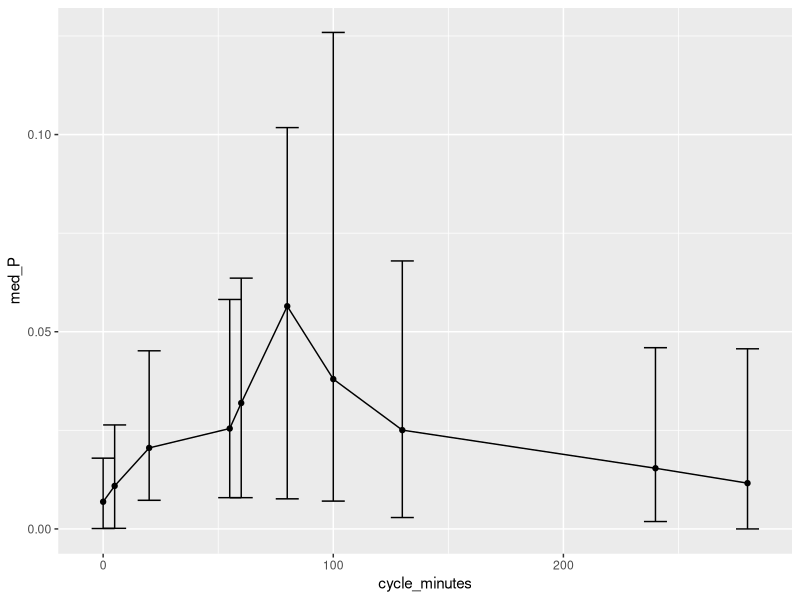
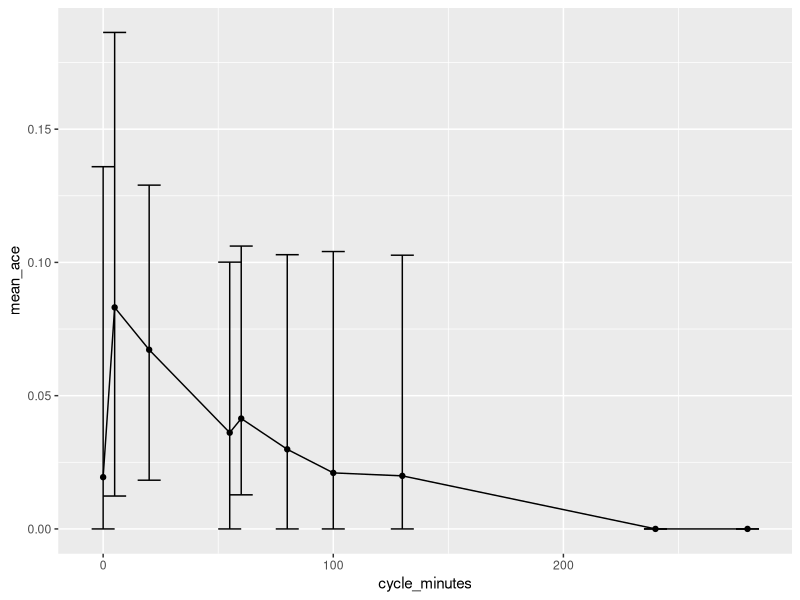
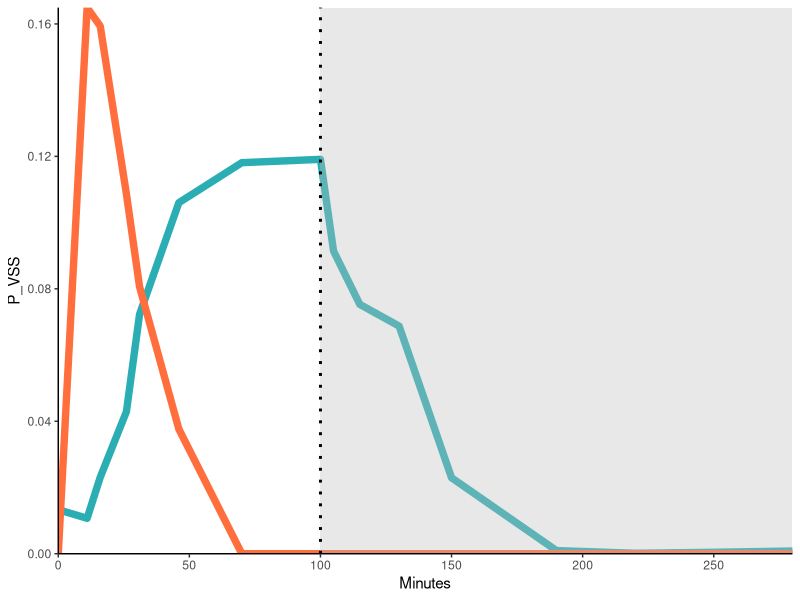
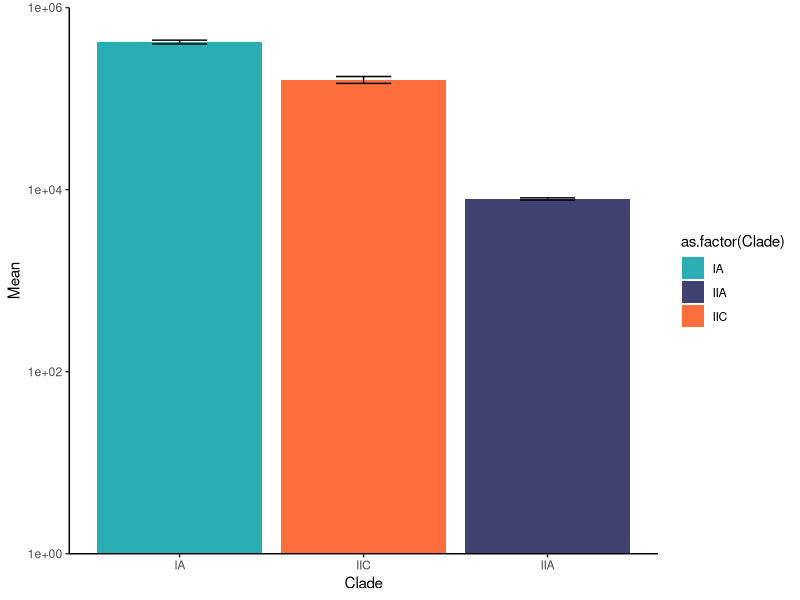

Recreate these plots in R, in order.
# R3R4 time series P/acetate data and clade abundance

library(tidyverse)

metadata <- read.csv("metadata/R3-chemical-metadata.csv")

# values normalized by VSS
metadata$VSS_TSS <- metadata$VSS / metadata$TSS
metadata$P_VSS <- metadata$P / metadata$VSS
metadata$ace_VSS <- metadata$Acetate / metadata$VSS

# Timepoints within the start of the cycle
cycle <- metadata %>% 
  filter(cycle_minutes >= 0)

# Get rid of negative P values and reformat dates
cycle_cleaned <- cycle %>% 
  filter(P >= 0)

# Get cycles that have more than 10 data entries (get rid of data entries that have small amount of P tests/acetate taken for that exact minute of the cycle)
good_cycle_minutes <- cycle_cleaned %>% 
  group_by(cycle_minutes) %>% 
  summarize(count=n()) %>% 
  filter(count > 10) %>% 
  pull(cycle_minutes)

# Group by cycle minute to get average, standard deviation
P_stats <- cycle_cleaned %>%
  filter(cycle_minutes %in% good_cycle_minutes) %>% 
  group_by(cycle_minutes) %>% 
  summarize(mean_P = mean(P_VSS), max_P = max(P_VSS), min_P = min(P_VSS), med_P = median(P_VSS))

# convert to dates to select days where acetate tests were performed (sum greater than 0)
cycle_cleaned$Date <- as.Date(cycle_cleaned$Date)
acetate_days <- aggregate(cycle_cleaned$ace_VSS, by=list(cycle_cleaned$Date), sum) %>% filter(x > 0) %>% pull(Group.1)

ace_stats <- cycle_cleaned %>% 
  filter(Date %in% acetate_days) %>%
  filter(cycle_minutes %in% good_cycle_minutes) %>%
  group_by(cycle_minutes) %>% 
  summarize(mean_ace = mean(ace_VSS), max_ace = max(ace_VSS), min_ace = min(ace_VSS), med_ace = median(ace_VSS))

# separate P and Acetate plots for all sampling days across reactor operation

P_stats %>% ggplot(aes(x=cycle_minutes, y=med_P)) + geom_line() + geom_point() + geom_errorbar(aes(ymin=min_P, ymax=max_P), width=10, position=position_dodge(1))

ace_stats %>% ggplot(aes(x=cycle_minutes, y=mean_ace)) + geom_point() + geom_line() + geom_errorbar(aes(ymin=min_ace, ymax=max_ace), width=10, position=position_dodge(1))

# Data for just the sampling day in question

normal <- read.csv("metadata/R3R4-normal-cycle-chemical-data.csv")

# Normalized by VSS
normal$VSS_TSS <- normal$VSS / normal$TSS
normal$P_VSS <- normal$P / normal$VSS
normal$ace_VSS <- normal$Acetate / normal$VSS

profile <- normal %>% ggplot(aes(x=Minutes)) + geom_line(aes(y=P_VSS), colour="#2BAEB3", size=2.5) + geom_line(aes(y=ace_VSS), colour="#FF6E3C", size=2.5) + scale_x_continuous(breaks=seq(0,280, by=50), expand=c(0,0)) + scale_y_continuous(breaks=seq(0, 0.20, by=0.04), expand=c(0,0)) + annotate(geom = "rect", xmin = 100, xmax = 280, ymin = 0, ymax = Inf, fill = "grey", alpha = 0.35) + geom_vline(xintercept=100, linetype="dotted", size=1) + theme_classic()

# qPCR data

clades <- read.csv("metadata/R3R4-accumulibacter-clade-abundance-normal-cycle.csv")

clade_order <- c("IA", "IIC", "IIA")

abundance <- clades %>% ggplot(aes(x=Clade, y=Mean, fill = as.factor(Clade))) + geom_bar(stat="identity") + scale_fill_manual(values=c("#2BAEB3", "#404272", "#FF6E3C")) + geom_errorbar(aes(ymin=(Mean - Dev), ymax=(Mean + Dev)), width=.3, position=position_dodge(1)) + scale_y_log10(limits=c(1,1e6), expand=c(0,0)) + scale_x_discrete(limits = clade_order) + theme_classic()

# save plots

ggsave(plot=profile, filename="figures/R3R4-EBPR-cycle-profile.png", width=10, height=5, units=c("in"))
ggsave(plot=abundance, filename="figures/R3R4-accumulibacter-ppk1-abundance.png", width=10, height=10, units=c("in"))                                 
